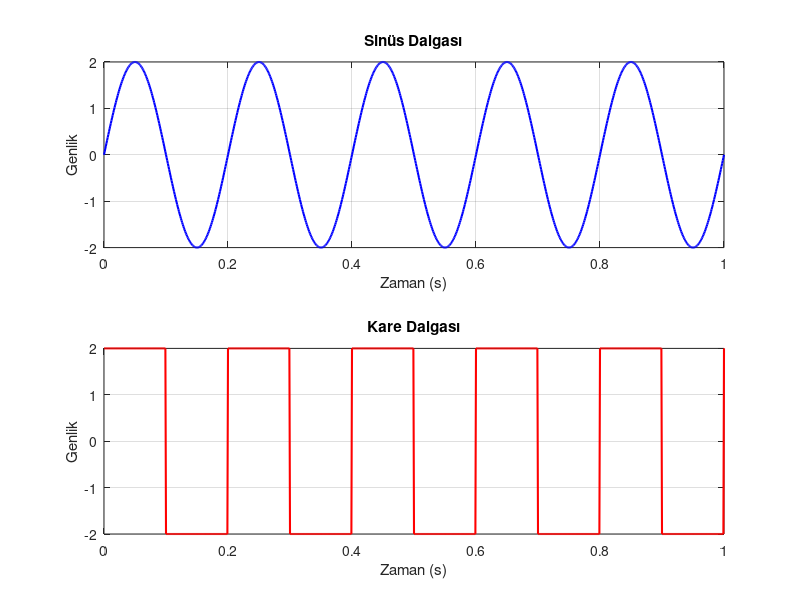

This figure's MATLAB source:
clc; clear; close all;

fs = 1000;  
t = 0:1/fs:1;  

f = 5;  
A = 2;  

y1 = A * sin(2 * pi * f * t);  
y2 = A * square(2 * pi * f * t);  

figure;
subplot(2,1,1);
plot(t, y1, 'b', 'LineWidth', 1.5);
xlabel('Zaman (s)');
ylabel('Genlik');
title('Sinüs Dalgası');
grid on;

subplot(2,1,2);
plot(t, y2, 'r', 'LineWidth', 1.5);
xlabel('Zaman (s)');
ylabel('Genlik');
title('Kare Dalgası');
grid on;
